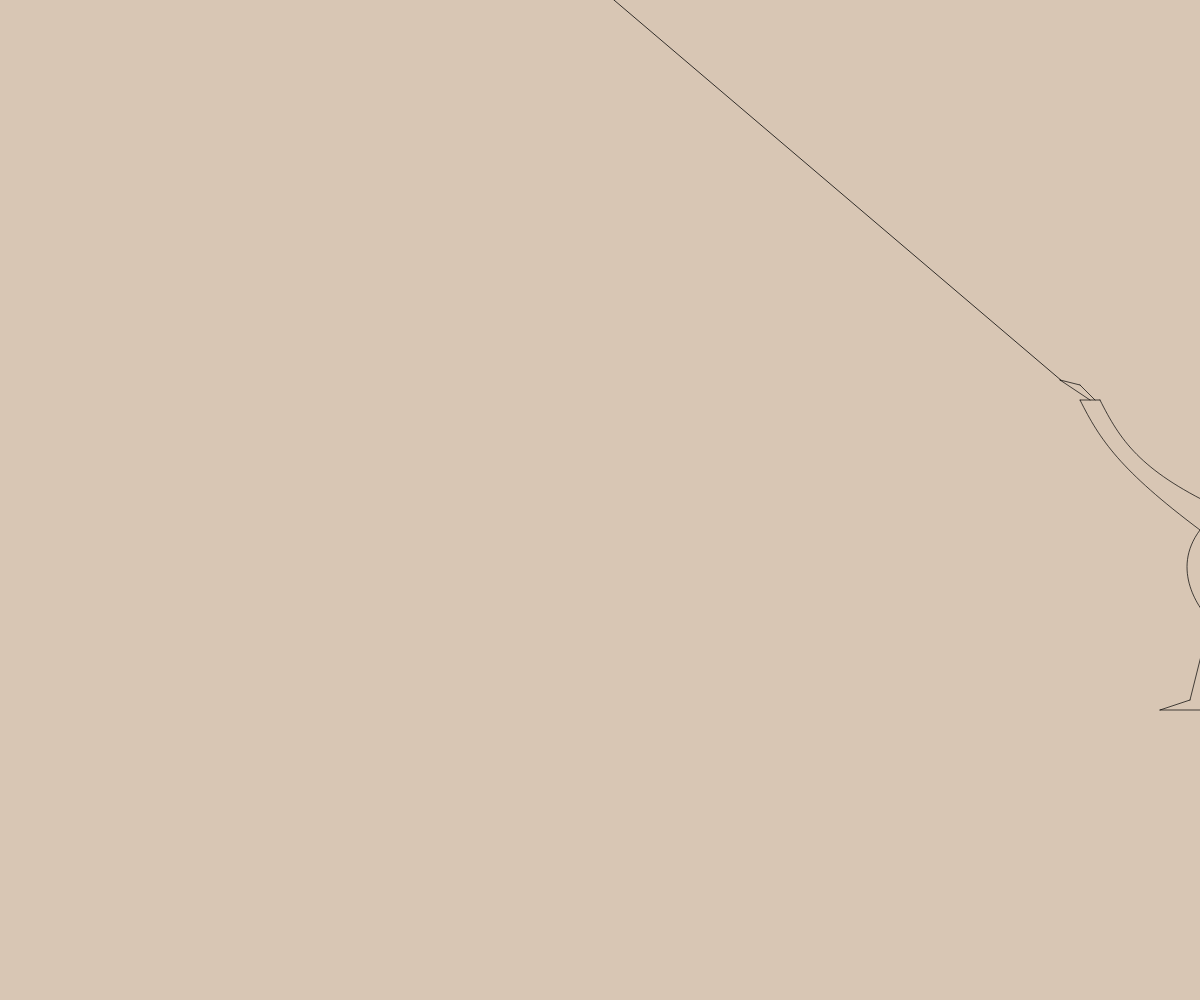
Frame 1 (no input)
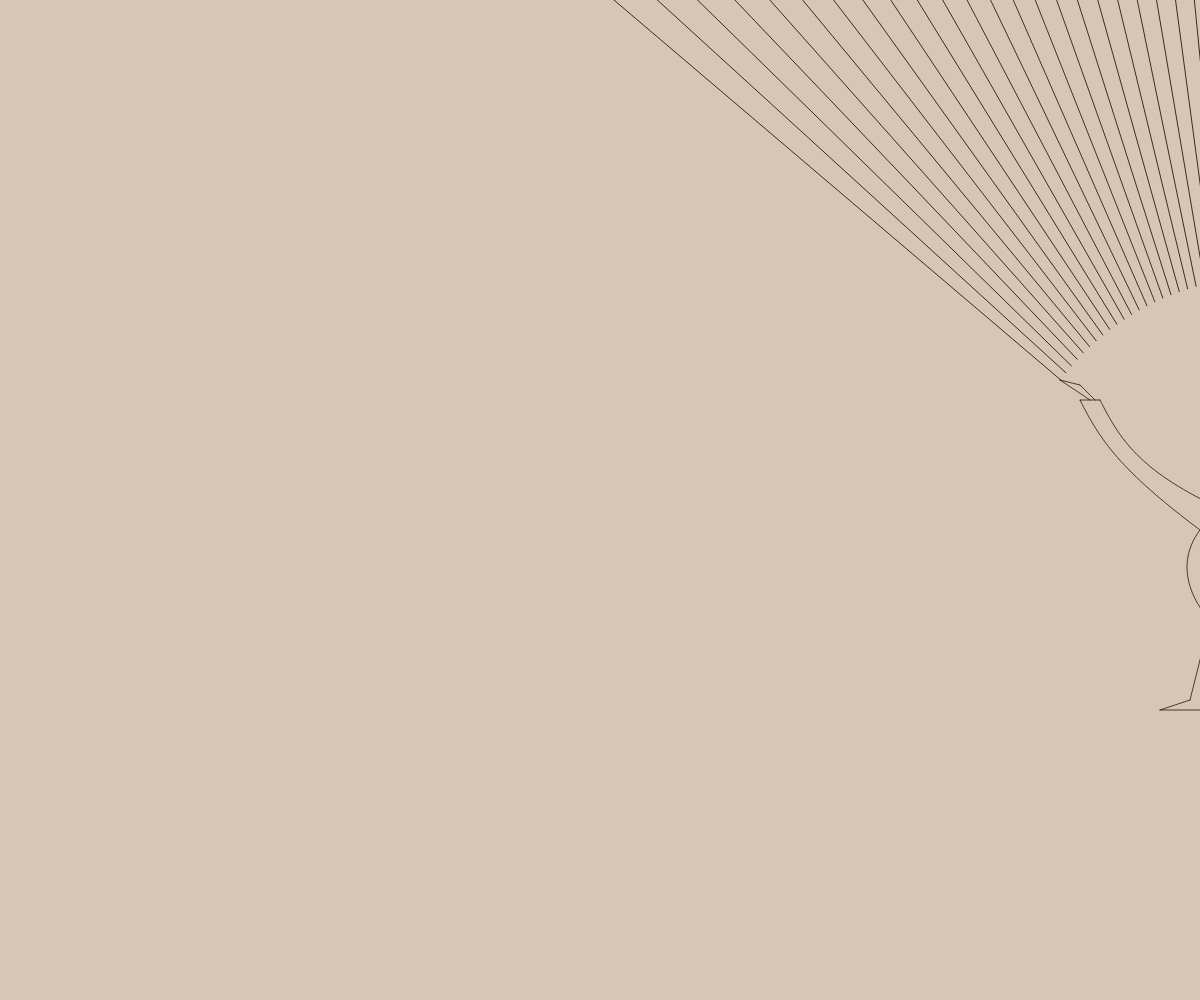
Frame 60 (no input)
Frame 120 (the mouse pressed at the canvas centre since frame 60): identical to frame 60, image omitted

The p5.js sketch that drew these frames (run headless with seeded random() and noise() and a simulated clock; from frame 60 on, the mouse is pressed at the canvas centre):

// p5.js sketch
// ── sketch.js
function setup() {
  createCanvas(windowWidth, windowHeight);
  angleMode(DEGREES);
  frameRate(20);

  //set light stroke weight and background color in the style of Steinberg
  strokeWeight(0.7);
  background(216, 198, 180);

  //drawing of the painter
  //face
  line(1250, 400, 1220, 450);
  line(1220, 450, 1245, 450);
  line(1245, 450, 1220, 480);
  line(1220, 480, 1250, 485);

  //arm
  line(1250, 485, 1215, 506);
  noFill();
  bezier(1215, 506, 1140, 470, 1120, 440, 1100, 400);
  line(1100, 400, 1080, 400);
  bezier(1080, 400, 1100, 440, 1120, 470, 1200, 530);

  //belly
  bezier(1200, 530, 1170, 570, 1200, 610, 1210, 620);

  //legs
  line(1210, 620, 1190, 700);
  line(1190, 700, 1160, 710);
  line(1160, 710, 1220, 710);
  line(1220, 710, 1250, 630);
  line(1250, 630, 1280, 690);
  line(1280, 690, 1270, 710);
  line(1270, 710, 1310, 690);

  //eye
  ellipse(1250, 425, 5, 9);

  //mouth
  line(1235, 464, 1260, 464);

  //hand
  line(1095, 400, 1080, 385);
  line(1080, 385, 1060, 380);
  line(1060, 380, 1090, 400);
}

function draw() {
  //drawing made by the painter
  push();
  translate(1264, 530);

  rotate(196 + frameCount * 2);

  line(1260, 500, 240, 80);

  //stops the draw function
  if (frameCount == 180) {
    noLoop();
  }
  pop();
}
